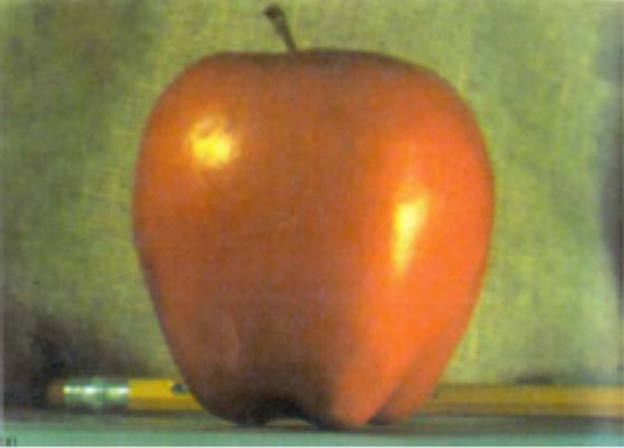
#> input picture Computer Vision/HW1/apple.png, 624 x 448 px
$ python disfigured.py
#> lines starting #> are read from the running program, lines starting #| are printed output that depends on the picture; after the words box and inside, x2 and y2 are one past the last pixel; in counts of white or black regions, pixels touching at a corner belong together
import numpy as np
import matplotlib.pyplot as plt
from PIL import Image

def laplacian_pyramid(image, num_levels):
    pyramid = [image]
    for i in range(num_levels):
        image = image[::2, ::2]
        pyramid.append(image)
    return pyramid

def reconstruct_laplacian_pyramid(pyramid):
    num_levels = len(pyramid) - 1
    reconstructed = pyramid[num_levels]
    for i in range(num_levels, 0, -1):
        expanded = np.repeat(reconstructed, 2, axis=0)
        expanded = np.repeat(expanded, 2, axis=1)
        reconstructed = pyramid[i - 1] + expanded
    return reconstructed

def blend_images(image1, image2, mask, num_levels):
    # Create Laplacian pyramids for each image
    image1_pyramid = laplacian_pyramid(image1, num_levels)
    image2_pyramid = laplacian_pyramid(image2, num_levels)

    # Create blended pyramid using the mask
    blended_pyramid = []
    for i in range(num_levels):
        mask_resized = np.resize(mask, image1_pyramid[i].shape[:2])
        mask_expanded = np.expand_dims(mask_resized, axis=2)
        blended_level = image1_pyramid[i] * (1 - mask_expanded) + image2_pyramid[i] * mask_expanded
        blended_pyramid.append(blended_level)

    # Reconstruct the blended image from the pyramid
    blended_image = reconstruct_laplacian_pyramid(blended_pyramid)

    return blended_image

# Load the images
image1 = np.array(Image.open('apple.png'))
#> image1 is the input picture: shape (448, 624, 3); mean R, G, B 144.8, 120.5, 70.4
image2 = np.array(Image.open('orange.png'))
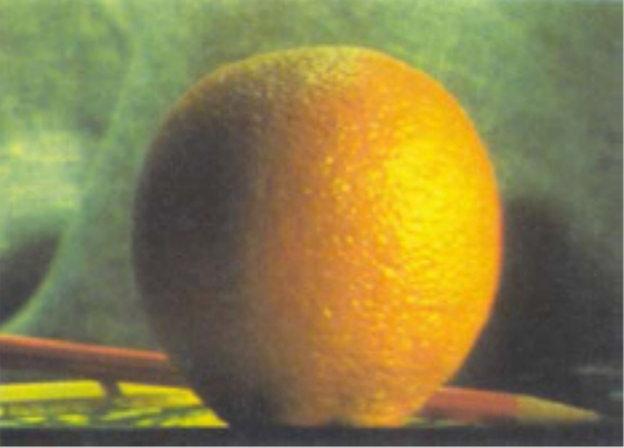
#> input picture Computer Vision/HW1/orange.png, 624 x 448 px
#> image2 is the input picture: shape (448, 624, 3); mean R, G, B 136.5, 126.2, 73.4
mask = np.array(Image.open('mask.png').convert('L'))
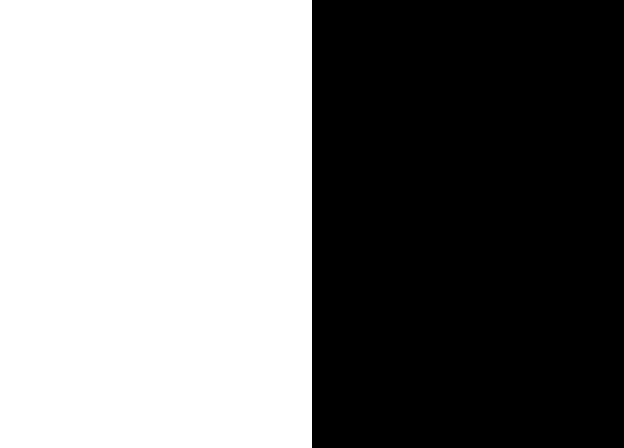
#> input picture Computer Vision/HW1/mask.png, 624 x 448 px
#> mask: shape (448, 624); 50% white; 1 white region, box (x1, y1, x2, y2) and area: (0, 0, 312, 448) 139776

# Define the number of levels in the Laplacian pyramid
num_levels = 4

# Blend the images using Laplacian pyramid blending
blended_image = blend_images(image1, image2, mask, num_levels)
#> after the loop in laplacian_pyramid, `for i in range(num_levels):`: pyramid = 5 items
#> call 2 of laplacian_pyramid, with num_levels = 4
#> after the loop in laplacian_pyramid (call 2), `for i in range(num_levels):`:
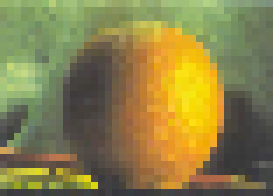
#> image: shape (28, 39, 3) (shown 7 times larger); mean of channels 0, 1, 2 137.8, 128.3, 73.7; drawn as R, G, B
#> the loop in blend_images, `for i in range(num_levels):` made 4 passes
#> pass 1, in blend_images, `blended_level = image1_pyramid[i] * (1 - mask_expanded) + image2_pyram..`:
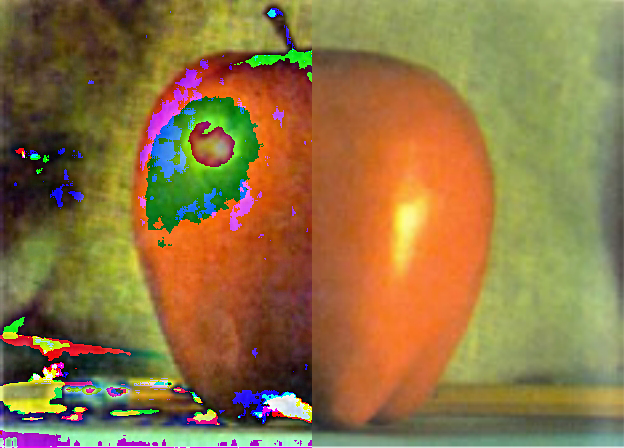
#> blended_level: shape (448, 624, 3); mean of channels 0, 1, 2 143.1, 116, 67.2; drawn as R, G, B
#> after the loop in blend_images, `for i in range(num_levels):`:
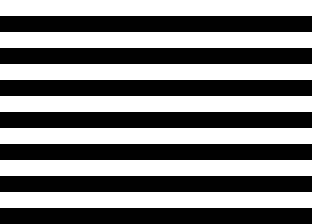
#> mask_resized: shape (56, 78) (shown 4 times larger); 50% white; 7 white regions, largest, box (x1, y1, x2, y2) and area: (0, 0, 78, 4) 312, (0, 8, 78, 12) 312, (0, 16, 78, 20) 312
#> after the loop in blend_images, `for i in range(num_levels):`: blended_pyramid = 4 items
#> in reconstruct_laplacian_pyramid, `num_levels = len(pyramid) - 1`: num_levels = 3
#> the loop in reconstruct_laplacian_pyramid, `for i in range(num_levels, 0, -1):` made 3 passes
#> pass 1, in reconstruct_laplacian_pyramid, `expanded = np.repeat(reconstructed, 2, axis=0)`:
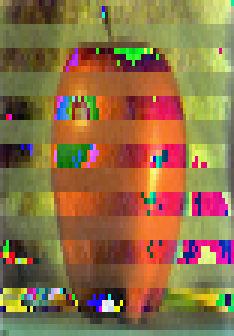
#> expanded: shape (112, 78, 3) (shown 3 times larger); mean of channels 0, 1, 2 141.8, 111.2, 70.1; drawn as R, G, B
#> after the loop in reconstruct_laplacian_pyramid, `for i in range(num_levels, 0, -1):`:
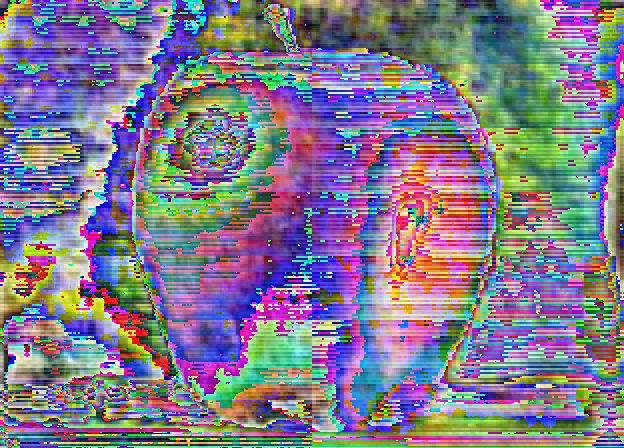
#> reconstructed: shape (448, 624, 3); mean of channels 0, 1, 2 128.6, 122.1, 141.7; drawn as R, G, B

# Display the blended image
plt.imshow(blended_image)
plt.axis('off')
plt.show()
